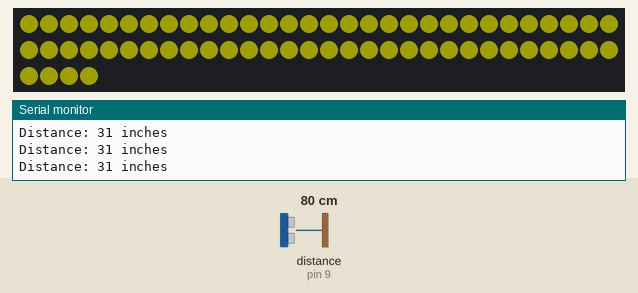
Simulated run of this sketch. Board: Arduino Uno, built with avr-gcc and run on an emulated ATmega328P. On the bench: 64 RGB LEDs in strip order, left to right, continuing on the next row, the last lines printed to the serial monitor. Wiring (inferred from the names in the program): ultrasonic range finder: trigger pin 8; echo pin 9. Inputs (shaded band) come from the test bench; at power-on: distance to the obstacle (sensor on pin 9) 80 cm. The echo pulse lasts 58.3 µs per cm; dim RGB values are drawn brighter than linear.

Above: at 4.2 s.
4.3 s: distance to the obstacle (sensor on pin 9) set to 2 cm
At 5.3 s:
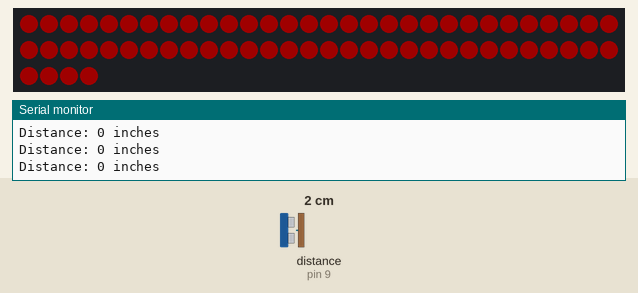
6.0 s: distance to the obstacle (sensor on pin 9) set to 250 cm
At 6.6 s:
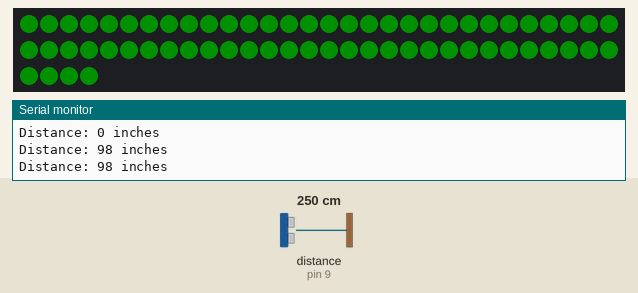
7.5 s: distance to the obstacle (sensor on pin 9) set to 4 cm
At 8.8 s:
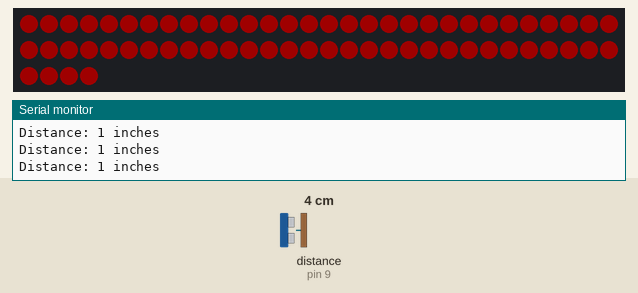
9.1 s: distance to the obstacle (sensor on pin 9) set to 120 cm
At 9.9 s:
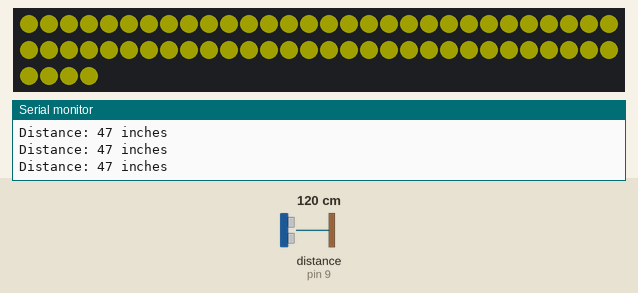
Timing chart, 0 to 12.1 s (numbered marks = the images above; inputs shaded):
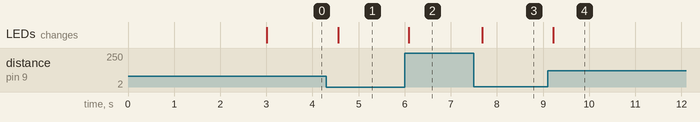

The sketch:

car_garage_sensor.ino
```cpp
// Car Garage Stoplight Sensor

#include <FastLED.h>

#define LED_PIN     6
#define NUM_LEDS    64
#define BRIGHTNESS  32
#define LED_TYPE    WS2812
#define COLOR_ORDER GRB

// Define the array of leds
CRGB leds[NUM_LEDS];

#define echoPin 9 // attach pin D2 Arduino to pin Echo of HC-SR04
#define trigPin 8 //attach pin D3 Arduino to pin Trig of HC-SR04

// defines variables
long duration; // variable for the duration of sound wave travel
int distance; // variable for the distance measurement


long TempDistance = 0; // A variable to store the temporary distance
int counter = 0; // Counter value to check if the object has stopped moving

void setup() {
  delay(3000); // power-up safety delay
  FastLED.addLeds<LED_TYPE, LED_PIN, COLOR_ORDER>(leds, NUM_LEDS).setCorrection( TypicalLEDStrip );
  FastLED.setBrightness(BRIGHTNESS);
  FastLED.clear();

  pinMode(trigPin, OUTPUT); // Sets the trigPin as an OUTPUT
  pinMode(echoPin, INPUT); // Sets the echoPin as an INPUT
  Serial.begin(115200); // // Serial Communication is starting with 9600 of baudrate speed

}

void loop() {
  // Clears the trigPin condition
  digitalWrite(trigPin, LOW);
  delayMicroseconds(2);
  // Sets the trigPin HIGH (ACTIVE) for 10 microseconds
  digitalWrite(trigPin, HIGH);
  delayMicroseconds(10);
  digitalWrite(trigPin, LOW);
  // Reads the echoPin, returns the sound wave travel time in microseconds
  duration = pulseIn(echoPin, HIGH);
  // Calculating the distance
  //distance = duration * 0.034 / 2; // Speed of sound wave divided by 2 (go and back)
  distance = (duration / 2) / 74; // Distance in inches

if (counter < 30) {

  if (distance > 55) {
    FastLED.clear();
    fill_solid( leds, 64, CRGB::Green);
    FastLED.show();
  }
  if (distance < 55 && distance > 24) {
    FastLED.clear();
    fill_solid( leds, 64, CRGB::Yellow);
    FastLED.show();
  }
  if (distance < 24) {
    FastLED.clear();
    fill_solid( leds, 64, CRGB::Red);
    FastLED.show();
  }
  /*if (distance > 225) {
    FastLED.clear(true);
  }*/
}
  // Displays the distance on the Serial Monitor
  Serial.print("Distance: ");
  Serial.print(distance);
  Serial.println(" inches");

  if ((distance == TempDistance) || ((distance+1) == TempDistance) || ((distance-1) == TempDistance)) {

    if(counter >= 30) { // Turn off the lights if the object hasn't moved for 20 cycles (no change in distance)
      Serial.println("No movement detected, turning off the lights");
      FastLED.clear(true);
    } else {
      counter++;
    }
  } else {
    counter = 0; // Reset counter if there is a movement
  }

  TempDistance = distance;
  delay(250);

}
```

Measured:
- after the input at 4.3 s, the LEDs: change after 0.25 s (image 1)
- after the input at 6.0 s, the LEDs: change after 0.09 s (image 2)
- after the input at 7.5 s, the LEDs: change after 0.19 s (image 3)
- after the input at 9.1 s, the LEDs: change after 0.12 s (image 4)
